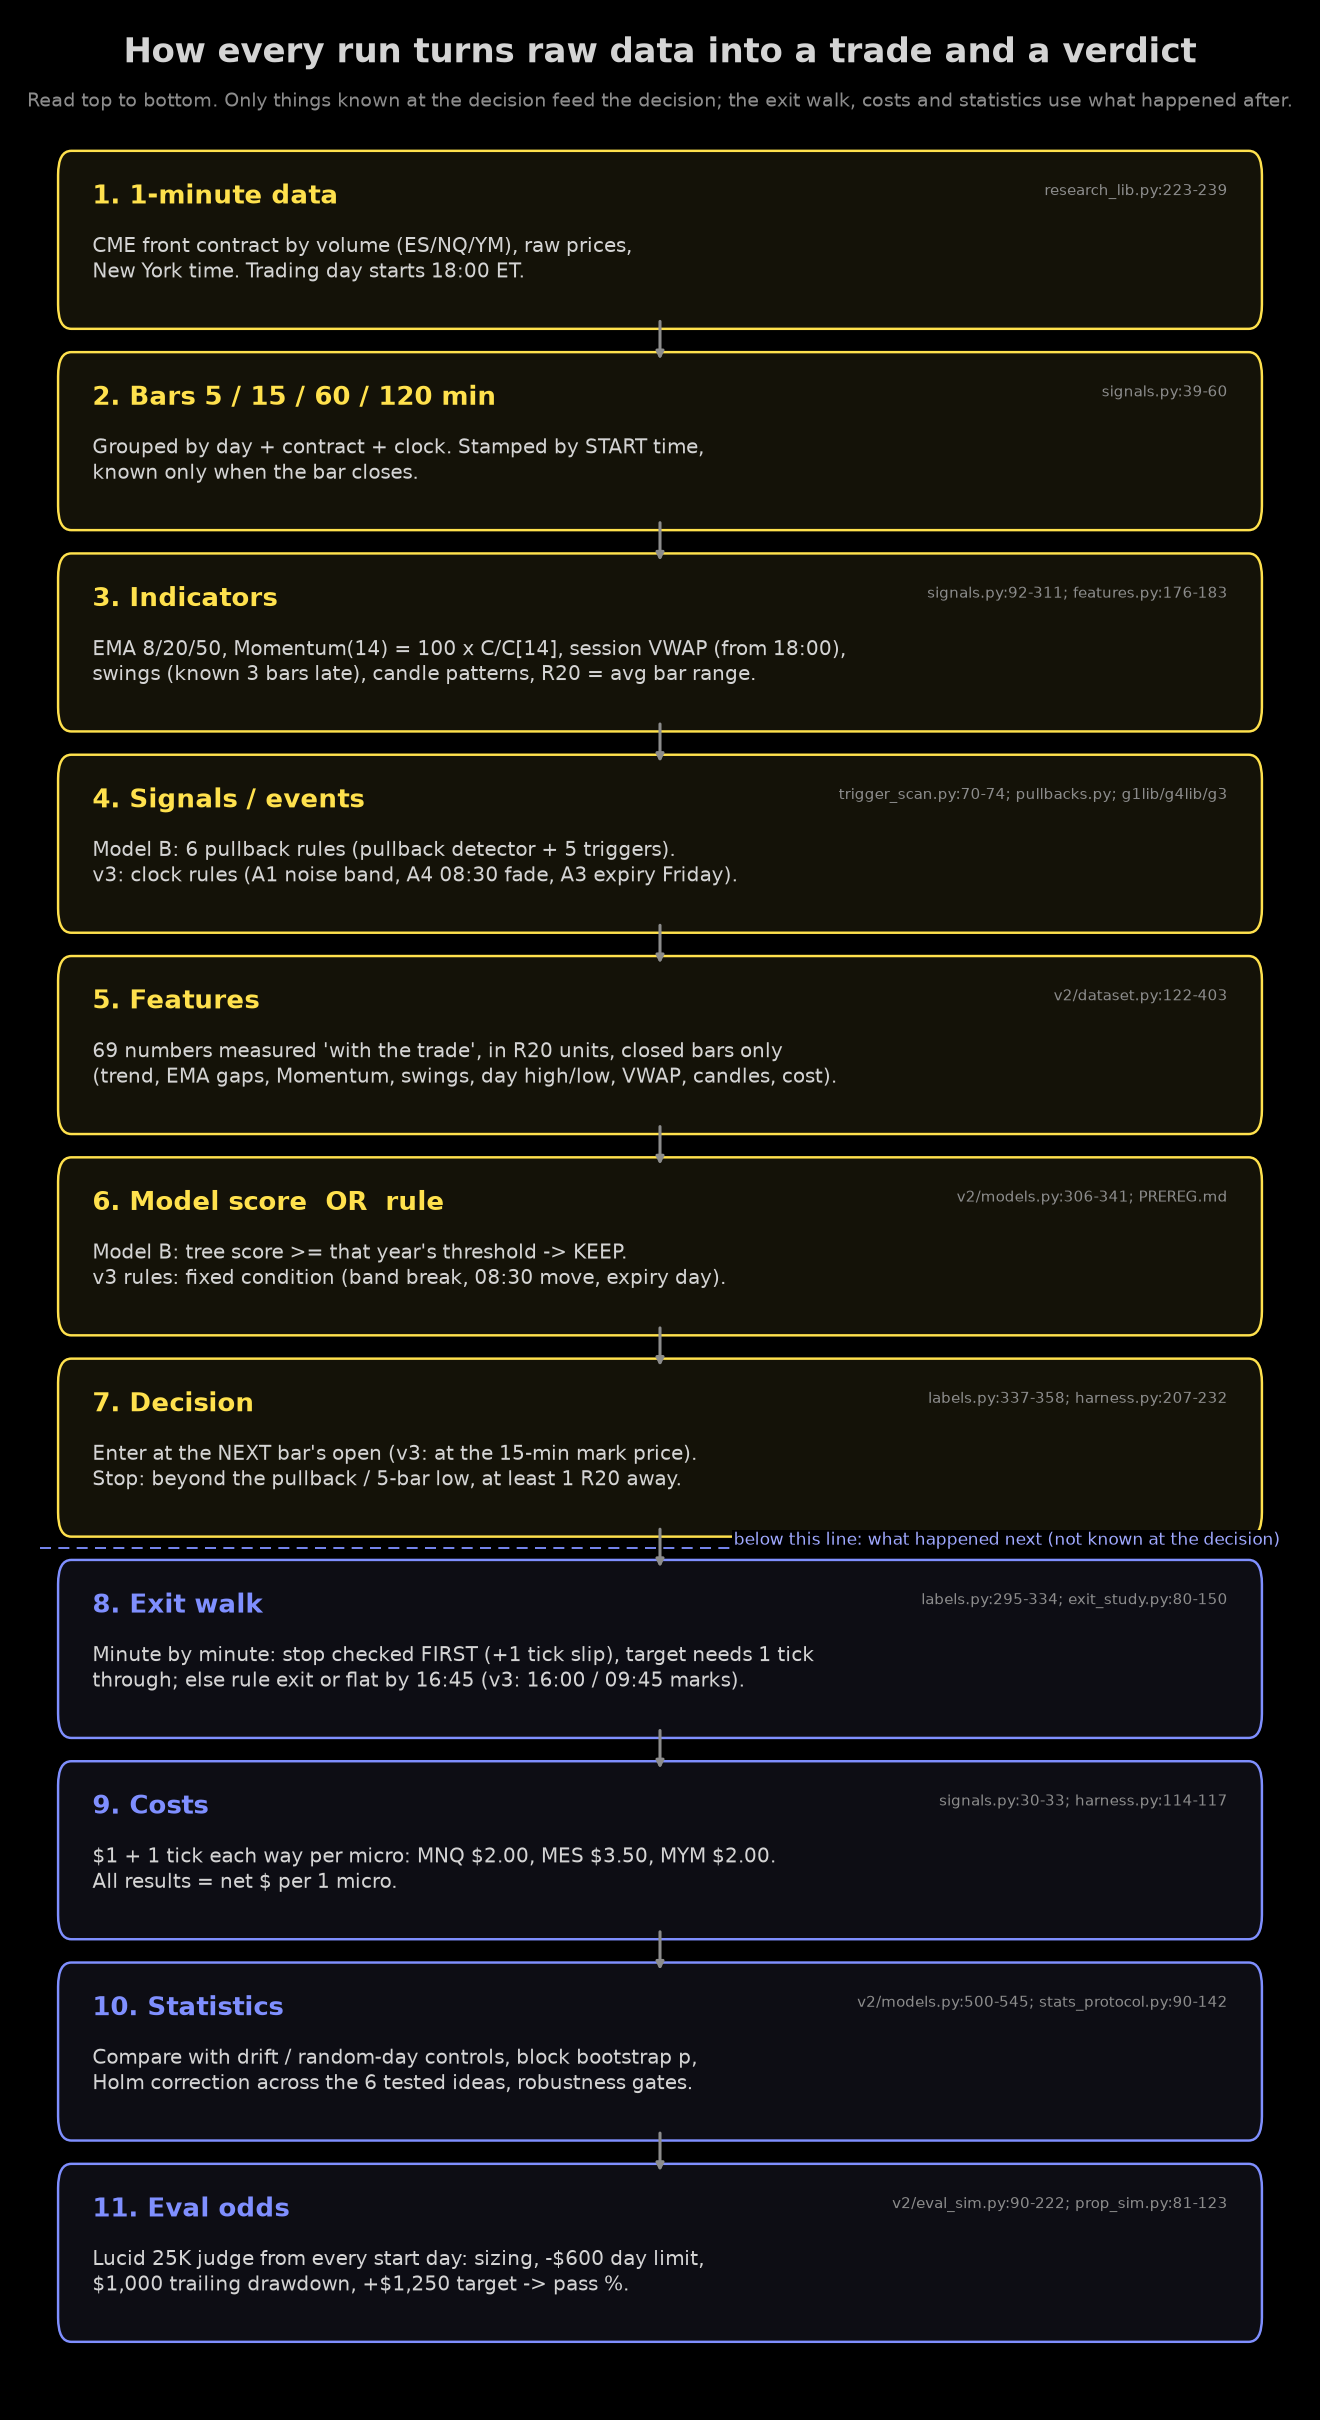

Here is the Python script that generated this plot:
"""pipeline.png: the flow every run follows, from 1-minute data to eval odds (dark style, research/signals/chart_style.py)."""
import os, sys
import matplotlib; matplotlib.use("Agg")
import matplotlib.pyplot as plt
from matplotlib.patches import FancyBboxPatch
sys.path.insert(0, os.path.join(os.path.dirname(__file__), "../../../signals"))
import chart_style as cs
plt.rcParams["text.usetex"] = False
plt.rcParams["text.parse_math"] = False

STEPS = [
    ("1-minute data", "CME front contract by volume (ES/NQ/YM), raw prices,\nNew York time. Trading day starts 18:00 ET.",
     "research_lib.py:223-239"),
    ("Bars 5 / 15 / 60 / 120 min", "Grouped by day + contract + clock. Stamped by START time,\nknown only when the bar closes.",
     "signals.py:39-60"),
    ("Indicators", "EMA 8/20/50, Momentum(14) = 100 x C/C[14], session VWAP (from 18:00),\nswings (known 3 bars late), candle patterns, R20 = avg bar range.",
     "signals.py:92-311; features.py:176-183"),
    ("Signals / events", "Model B: 6 pullback rules (pullback detector + 5 triggers).\nv3: clock rules (A1 noise band, A4 08:30 fade, A3 expiry Friday).",
     "trigger_scan.py:70-74; pullbacks.py; g1lib/g4lib/g3"),
    ("Features", "69 numbers measured 'with the trade', in R20 units, closed bars only\n(trend, EMA gaps, Momentum, swings, day high/low, VWAP, candles, cost).",
     "v2/dataset.py:122-403"),
    ("Model score  OR  rule", "Model B: tree score >= that year's threshold -> KEEP.\nv3 rules: fixed condition (band break, 08:30 move, expiry day).",
     "v2/models.py:306-341; PREREG.md"),
    ("Decision", "Enter at the NEXT bar's open (v3: at the 15-min mark price).\nStop: beyond the pullback / 5-bar low, at least 1 R20 away.",
     "labels.py:337-358; harness.py:207-232"),
    ("Exit walk", "Minute by minute: stop checked FIRST (+1 tick slip), target needs 1 tick\nthrough; else rule exit or flat by 16:45 (v3: 16:00 / 09:45 marks).",
     "labels.py:295-334; exit_study.py:80-150"),
    ("Costs", "$1 + 1 tick each way per micro: MNQ $2.00, MES $3.50, MYM $2.00.\nAll results = net $ per 1 micro.",
     "signals.py:30-33; harness.py:114-117"),
    ("Statistics", "Compare with drift / random-day controls, block bootstrap p,\nHolm correction across the 6 tested ideas, robustness gates.",
     "v2/models.py:500-545; stats_protocol.py:90-142"),
    ("Eval odds", "Lucid 25K judge from every start day: sizing, -$600 day limit,\n$1,000 trailing drawdown, +$1,250 target -> pass %.",
     "v2/eval_sim.py:90-222; prop_sim.py:81-123"),
]

fig = plt.figure(figsize=(12, 22), facecolor=cs.BG)
ax = fig.add_axes([0, 0, 1, 1]); ax.set_xlim(0, 1); ax.set_ylim(0, 1); ax.axis("off")
ax.text(0.5, 0.985, "How every run turns raw data into a trade and a verdict", color=cs.TXT, fontsize=22,
        fontweight="bold", ha="center", va="top")
ax.text(0.5, 0.962, "Read top to bottom. Only things known at the decision feed the decision; the exit walk, costs and "
        "statistics use what happened after.", color=cs.TXT2, fontsize=12.5, ha="center", va="top", wrap=True)
n = len(STEPS); top, bot = 0.935, 0.02; h = (top - bot) / n
for k, (name, txt, src) in enumerate(STEPS):
    y = top - k * h
    after = k >= 7
    ec = "#7f8fff" if after else cs.HILITE
    ax.add_patch(FancyBboxPatch((0.05, y - h * 0.78), 0.90, h * 0.74, boxstyle="round,pad=0.006,rounding_size=0.01",
                                fc="#0d0d14" if after else "#141208", ec=ec, lw=1.6))
    ax.text(0.07, y - h * 0.13, f"{k + 1}. {name}", color=ec, fontsize=17, fontweight="bold", va="top")
    ax.text(0.07, y - h * 0.38, txt, color=cs.TXT, fontsize=12.8, va="top", linespacing=1.3)
    ax.text(0.93, y - h * 0.13, src, color=cs.TXT2, fontsize=10, va="top", ha="right")
    if k < n - 1:
        ax.annotate("", (0.5, y - h * 1.02), (0.5, y - h * 0.80),
                    arrowprops=dict(arrowstyle="-|>", color=cs.TXT2, lw=2))
    if k == 6:
        ax.plot([0.03, 0.97], [y - h * 0.91] * 2, color="#7f8fff", lw=1.2, ls=(0, (6, 4)))
        ax.text(0.97, y - h * 0.87, "below this line: what happened next (not known at the decision)",
                color="#9fa8ff", fontsize=11, ha="right", va="center", bbox=dict(fc=cs.BG, ec="none", pad=1))
out = os.path.join(os.path.dirname(os.path.abspath(__file__)), "pipeline.png")
fig.savefig(out, dpi=110, facecolor=cs.BG); print(out)
